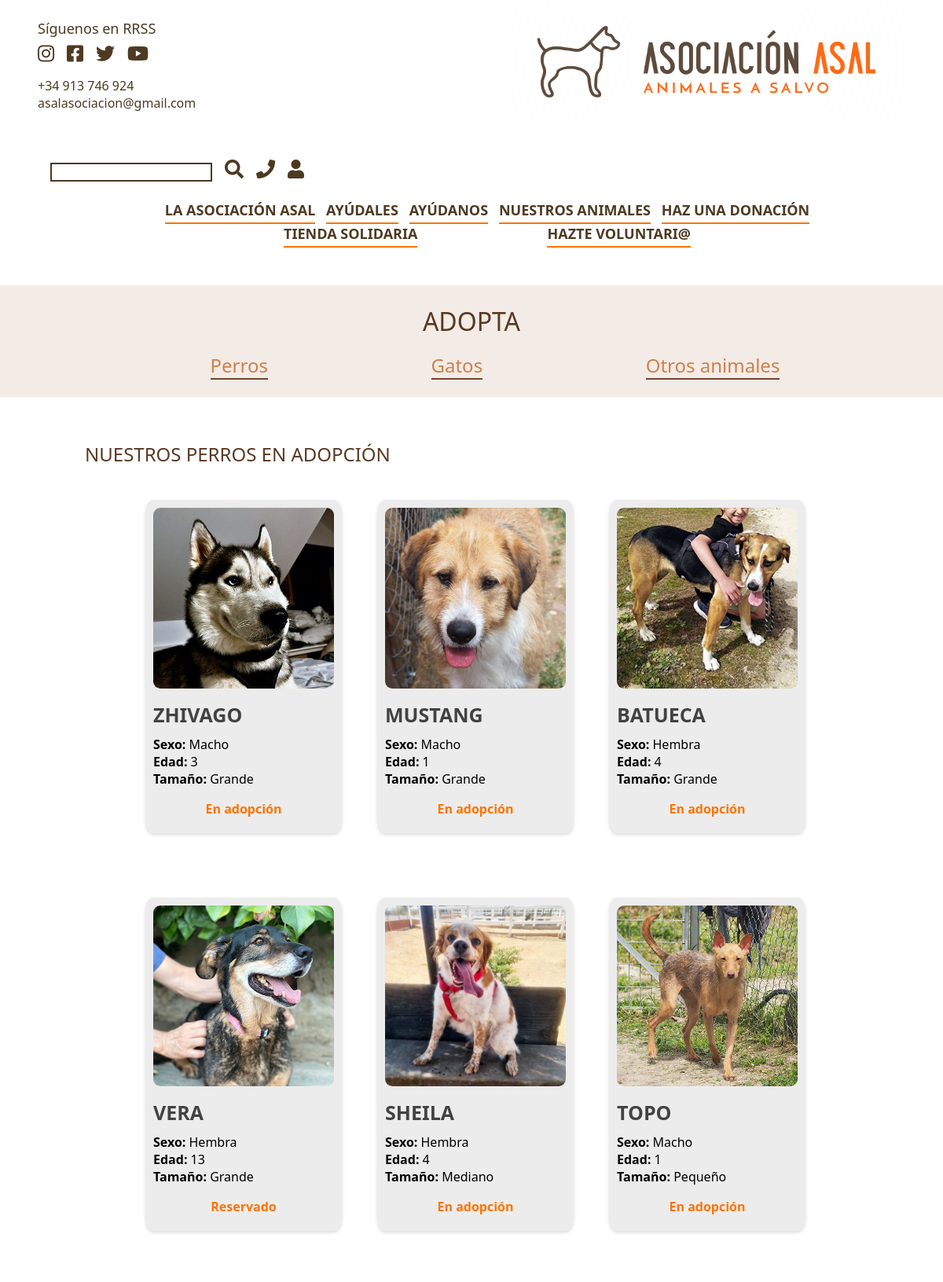
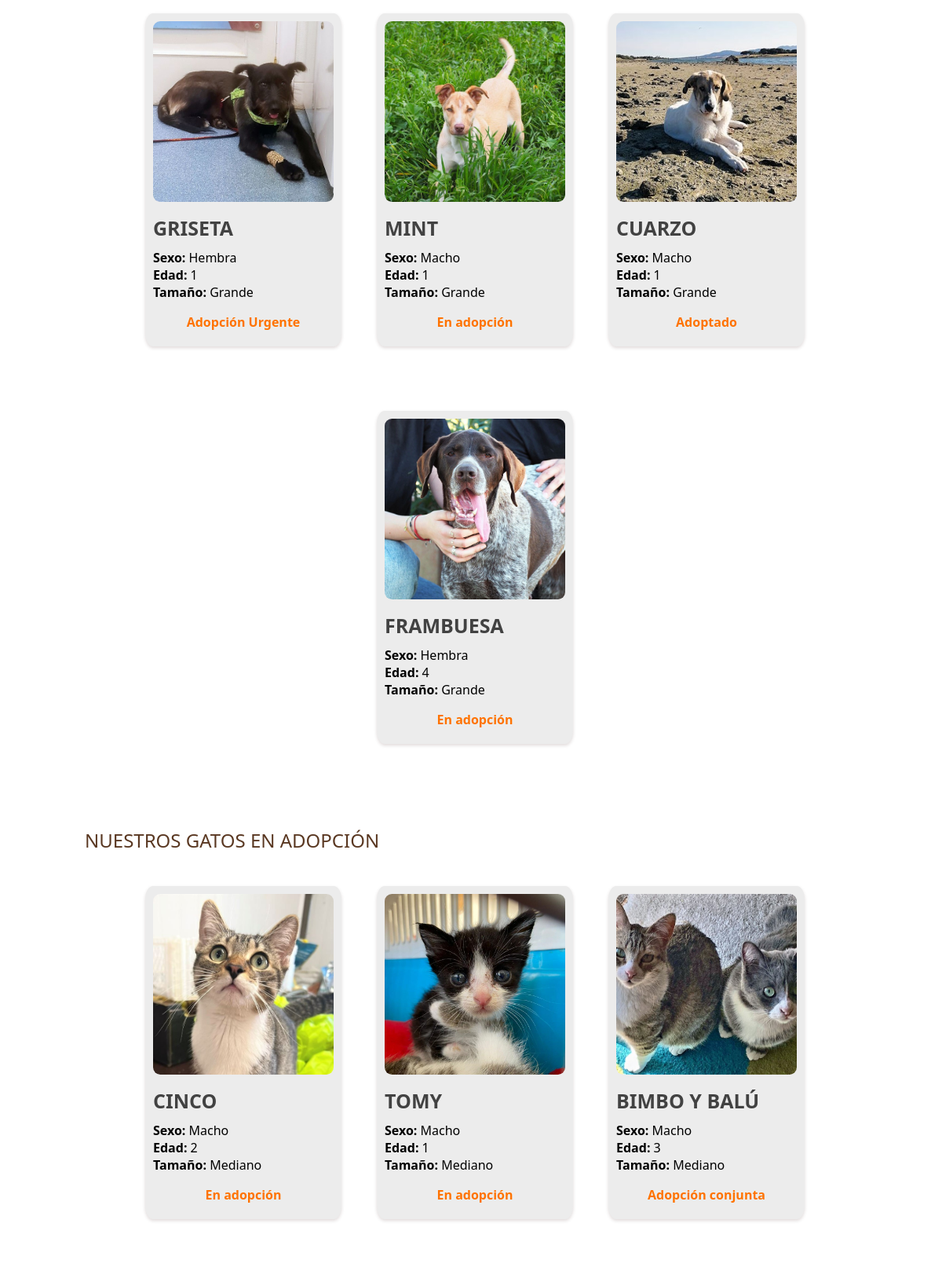
Screenshot of /public/nuestrosAnimales/indexanimales.php (upper part) with the database file from the repository (2 pictures, top to bottom).
### tables this page shows
CREATE TABLE IF NOT EXISTS animales(
	id INT AUTO_INCREMENT NOT NULL PRIMARY KEY,
    nombre VARCHAR(20) NOT NULL,
    edad INT NOT NULL,
    fecha_nacimiento DATE,
    fecha_entrada DATE NOT NULL,
    estado_id INT,
    usuarios_id INT,
    tamanio_id INT,
    sexo_id INT,
    tipo_id INT,
    descripcion TEXT,
    CONSTRAINT FOREIGN KEY (estado_id) REFERENCES estado(id),
    CONSTRAINT FOREIGN KEY (usuarios_id) REFERENCES usuarios(id),
    CONSTRAINT FOREIGN KEY (tamanio_id) REFERENCES tamanio(id),
    CONSTRAINT FOREIGN KEY (sexo_id) REFERENCES sexo(id),
    CONSTRAINT FOREIGN KEY (tipo_id) REFERENCES tipo(id)
);

CREATE TABLE IF NOT EXISTS imagenesAnimales (
    id INT AUTO_INCREMENT NOT NULL PRIMARY KEY,
    ruta VARCHAR(30) NOT NULL, 
    animales_id INT,
    CONSTRAINT FOREIGN KEY (animales_id) REFERENCES animales(id)
);

CREATE TABLE IF NOT EXISTS sexo (
    id INT AUTO_INCREMENT NOT NULL PRIMARY KEY,
    tipo VARCHAR(10) NOT NULL
);

CREATE TABLE IF NOT EXISTS tamanio (
    id INT AUTO_INCREMENT NOT NULL PRIMARY KEY,
    nombre VARCHAR(10) NOT NULL
);

CREATE TABLE IF NOT EXISTS estado(
	id INT AUTO_INCREMENT NOT NULL PRIMARY KEY,
    nombre VARCHAR(20) NOT NULL
);

### public/nuestrosAnimales/Database.php (called while the page is built)
<?php
    class Database{
        public function conectar(){
            $driver = "mysql";
            $host = 'localhost';
            $port = '3306';
            $bd = 'protectora';
            $user = 'root';
            $password = "";
            $dsn = "$driver:dbname=$bd;host=$host;port=$port";
            try{
                $gbd = new PDO($dsn, $user, $password);
            } catch (PDOException $e) {
                echo 'Fallo la conexion: ' . $e->getMessage();
            }
            return $gbd;
        }
        public function getAll(){
            $sql = "SELECT animales.id, animales.nombre, animales.edad, animales.fecha_nacimiento, animales.fecha_entrada, estado.nombre AS 'estado', usuarios.nombre AS 'nomUser', usuarios.apellidos AS 'nomApell', tamanio.nombre AS 'tamanio', sexo.tipo AS 'sexo', tipo.nombre AS 'tipo', imagenesAnimales.ruta, animales.descripcion
            FROM animales
            LEFT JOIN estado ON animales.estado_id = estado.id
            LEFT JOIN usuarios ON animales.usuarios_id = usuarios.id
            LEFT JOIN tamanio ON animales.tamanio_id = tamanio.id
            LEFT JOIN sexo ON animales.sexo_id = sexo.id
            LEFT JOIN tipo ON animales.tipo_id = tipo.id
            LEFT JOIN imagenesAnimales ON animales.id =imagenesAnimales.animales_id";
            $resultados = self::conectar()->query($sql);
            return $resultados;
        }
    }
?>

### public/nuestrosAnimales/indexanimales.php (the view, shortened to what this page needs)
<?php
    if(isset($_SESSION['pepito'])){
        $sesion = '<a href="../../auth/login/logout.php"><i class="fas fa-sign-out-alt"></i></a>';
    }else{
        $sesion = '<a href="../../auth/login/login.php"><i class="fas fa-user"></i></a>';
    }
    require_once('Database.php');
    $database = new Database();
    $resultados = $database->getAll();
    $resultadosGatos = $database->getAll();
    $resultadosOtros = $database->getAll();
?>
<!DOCTYPE html>
<html lang="en">
<head>
    <link rel="stylesheet" href="styleanimales.css">
    <link rel="stylesheet" href="https://cdnjs.cloudflare.com/ajax/libs/font-awesome/5.15.4/css/all.min.css" />
</head>
<body>
    <header>
        <section id="header">
            <div>
                <p>Síguenos en RRSS <br></p>
                <p><a href="https://www.instagram.com
                    "><i class="fab fa-instagram"></i></a><a href="https://es-es.facebook.com"><i class="fab fa-facebook-square"></i></a><a href="https://twitter.com"><i
                        class="fab fa-twitter"></i></a><a href="https://www.youtube.com/"><i class="fab fa-youtube"></i></a></p>
                <p class="contact">+34 913 746 924 <br>asalasociacion@gmail.com</p>
            </div>
            <div>
                <a href="../index/index.php"><img id="logo" src="../../img/logos/logo2.png" alt="logo ASAL"></a>
            </div>
            <div>
                <p><input type="text"><i class="fas fa-search"></i><a href="#fo"><i class="fas fa-phone"></i></a><?php echo $sesion; ?></p>
            </div>
        </section>
    </header>
    <nav>
        <ul id="nav">
            <li> <a class="navnav" href="../index/index.php#datos" style="text-decoration:none">LA ASOCIACIÓN ASAL</a> </li>
            <li> <a class="navnav" href="../index/index.php#mainadopt" style="text-decoration:none">AYÚDALES</a> </li>
            <li> <a class="navnav" href="../index/index.php#tienda" style="text-decoration:none">AYÚDANOS</a> </li>
            <li> <a class="navnav" href="../nuestrosAnimales/indexanimales.php" style="text-decoration:none">NUESTROS ANIMALES</a> </li>
            <li> <a class="navnav" href="../donativos/donativos.php" style="text-decoration:none">HAZ UNA DONACIÓN</a> </li>
            <li> <a class="navnav" href="../tienda/tienda.php" style="text-decoration:none">TIENDA SOLIDARIA</a> </li>
            <li> <a class="navnav" href="../../auth/registro/formulario.php" style="text-decoration:none">HAZTE VOLUNTARI@</a> </li>
        </ul>
    </nav>
    <main>
        <section id="adopcion" class="adopcion">
            <p class="tituloadopcion">ADOPTA</p>
            <div class="navadopcion">
                <p><a href="#adoptperros" style="text-decoration:none">Perros</a></p>
                <p><a href="#adoptgatos" style="text-decoration:none">Gatos</a></p>
                <p><a href="#adoptotros" style="text-decoration:none">Otros animales</a></p>
            </div>
        </section>
        <h2 class="algunos">NUESTROS PERROS EN ADOPCIÓN</h2>
        <section id="adoptperros">
            <?php
                $idAnterior = null;
                foreach ($resultados as $row) {
                    if($row['tipo'] == "Perro"){
                        if ($idAnterior !== $row['id']) {
                            echo '<div class="cards">';
                            echo '<a href="../animales/perro.php?id='.$row['id'].'" style="text-decoration:none">';
                            echo '<div class="enadopcion">';
                            echo '<img class="cardsimg" src="../../img/animales/perros/' . $row['nombre'] . '/' . $row['ruta'] . '" alt="' . $row['nombre'] . '">';
                            echo '<h3 class="cardsname">' . $row['nombre'] . '</h3>';
                            echo '<span class="cardsdescription"><strong>Sexo: </strong>' . $row['sexo'] . '<br><strong>Edad: </strong>' . $row['edad'] . ' <br><strong>Tamaño: </strong>' . $row['tamanio'] . '</span>';
                            echo '<span class="estado">' . $row['estado'] . '</span>';
                            echo '</div>';
                            echo '</a>';
                            echo '</div>';
                        }
                        $idAnterior = $row['id'];
                    }
                }
            ?>
        </section>
        <h2 class="algunos">NUESTROS GATOS EN ADOPCIÓN</h2>
        <section id="adoptgatos">
            <?php
                $idAnterior = null;
                foreach ($resultadosGatos as $row) {
                    if($row['tipo'] == "Gato"){
                        if ($idAnterior !== $row['id']) {
                            echo '<div class="cards">';
                            echo '<div class="enadopcion">';
                            echo '<img class="cardsimg" src="../../img/animales/gatos/' . $row['ruta'] . '" alt="' . $row['nombre'] . '">';
                            echo '<h3 class="cardsname">' . $row['nombre'] . '</h3>';
                            echo '<span class="cardsdescription"><strong>Sexo: </strong>' . $row['sexo'] . '<br><strong>Edad: </strong>' . $row['edad'] . '<br><strong>Tamaño: </strong>' . $row['tamanio'] . '</span>';
                            echo '<span class="estado">' . $row['estado'] . '</span>';
                            echo '</div>';
                            echo '</div>';
                        }
                        $idAnterior = $row['id'];
                    }
                }
            ?>
        </section>
    </main>
</body>
</html>

### public/nuestrosAnimales/styleanimales.css (style rules this page uses)
* { font-family: 'Segoe UI', Tahoma, Geneva, Verdana, sans-serif; flex-wrap: wrap; margin: 0; }
#header { display: flex; justify-content: space-between; color: rgb(78, 58, 35); font-size: large; margin-right: 4vw; margin-left: 4vw; margin-bottom: 3vh; }
#logo { width: 500px; height: 150px; padding-left: 7vw; }
.contact { font-size: medium; margin-bottom: 1vh; margin-top: 2vh; }
header section div:nth-child(1) { margin-bottom: 0; margin-top: 3vh; }
header section div:nth-child(3) { margin-bottom: 0; margin-top: 6vh; padding-left: 2vh; }
header section div p { font-weight: 500; margin-bottom: 0; }
header section div:nth-child(1) p i { font-size: x-large; padding-right: 2vh; margin-top: 1vh; color: rgb(78, 58, 35); }
header section div:nth-child(3) p i { font-size: x-large; padding-left: 2vh; margin-top: 0; color: rgb(78, 58, 35); }
input { border: 2px solid rgb(78, 58, 35); border-top: 10%; }
nav { display: flex; justify-content: space-between; margin-top: 3vh; margin-bottom: 3vh; margin-left: 13vw; margin-right: 13vw; }
nav ul { display: flex; list-style: none; justify-content: space-evenly; flex-basis: 100%; font-weight: 600; color: rgb(78, 58, 35); }
nav ul li { border-bottom: 2px solid rgb(255, 115, 0); padding-bottom: 4px; }
.navnav { color: rgb(78, 58, 35); }
.adopcion { background-color: rgb(243, 235, 229); }
.tituloadopcion { text-align: center; font-size: xx-large; font-weight: 400; color: rgb(90, 56, 34); padding-bottom: 10px; margin-top: 6vh; padding-top: 3vh; }
.navadopcion { display: flex; justify-content: space-evenly; text-align: center; padding-bottom: 3vh; margin-left: 5vw; margin-top: 1vh; }
.navadopcion p a { font-size: x-large; font-weight: 400; color: rgb(206, 128, 77); border-bottom: 2px solid rgb(114, 68, 49); }
.algunos { font-size: x-large; font-weight: 450; color: rgb(90, 56, 34); padding-bottom: 10px; margin-top: 7vh; padding-left: 9vw; align-items: center; }
#adoptperros { display: flex; justify-content: space-evenly; margin-left: 140px; margin-right: 150px; }
#adoptgatos { display: flex; justify-content: space-evenly; margin-left: 140px; margin-right: 150px; }
.cards { display: flex; justify-content: space-evenly; margin-top: 4vh; }
.enadopcion { display: flex; flex-direction: column; background-color: rgb(236, 236, 236); border-radius: 4%; box-shadow: 0 2px 4px rgba(46, 8, 8, 0.15); padding: 10px; margin-bottom: 50px; margin-left: 20px; }
.cardsimg { width: 230px; height: 230px; align-self: center; margin-bottom: 1rem; border-radius: 4%; }
.cardsname, .estado { font-weight: 700; color: #424242; }
.cardsname { font-size: 25px; margin-bottom: 10PX; }
.cardsdescription, .estado { font-size: 16px; color: black; }
.cardsdescription { margin-bottom: 2vh; }
.estado { padding-bottom: 10px; color: rgb(255, 115, 0); text-align: center; }
@media only screen and (min-width: 1024px) { body { font-size: 18px; } }

### rows the page displays
animales: nombre.ruta (picture), nombre "ZHIVAGO", sexo.tipo "Macho", edad "3", tamanio.nombre "Grande", estado.nombre "En adopción"
animales: nombre.ruta (picture), nombre "MUSTANG", sexo.tipo "Macho", edad "1", tamanio.nombre "Grande", estado.nombre "En adopción"
animales: nombre.ruta (picture), nombre "BATUECA", sexo.tipo "Hembra", edad "4", tamanio.nombre "Grande", estado.nombre "En adopción"
animales: nombre.ruta (picture), nombre "VERA", sexo.tipo "Hembra", edad "13", tamanio.nombre "Grande", estado.nombre "Reservado"
animales: nombre.ruta (picture), nombre "SHEILA", sexo.tipo "Hembra", edad "4", tamanio.nombre "Mediano", estado.nombre "En adopción"
animales: nombre.ruta (picture), nombre "TOPO", sexo.tipo "Macho", edad "1", tamanio.nombre "Pequeño", estado.nombre "En adopción"
animales: nombre.ruta (picture), nombre "GRISETA", sexo.tipo "Hembra", edad "1", tamanio.nombre "Grande", estado.nombre "Adopción Urgente"
animales: nombre.ruta (picture), nombre "MINT", sexo.tipo "Macho", edad "1", tamanio.nombre "Grande", estado.nombre "En adopción"
animales: nombre.ruta (picture), nombre "CUARZO", sexo.tipo "Macho", edad "1", tamanio.nombre "Grande", estado.nombre "Adoptado"
animales: nombre.ruta (picture), nombre "FRAMBUESA", sexo.tipo "Hembra", edad "4", tamanio.nombre "Grande", estado.nombre "En adopción"
animales: imagenesanimales.ruta (picture), nombre "CINCO", sexo.tipo "Macho", edad "2", tamanio.nombre "Mediano", estado.nombre "En adopción"
animales: imagenesanimales.ruta (picture), nombre "TOMY", sexo.tipo "Macho", edad "1", tamanio.nombre "Mediano", estado.nombre "En adopción"
animales: imagenesanimales.ruta (picture), nombre "BIMBO Y BALÚ", sexo.tipo "Macho", edad "3", tamanio.nombre "Mediano", estado.nombre "Adopción conjunta"
